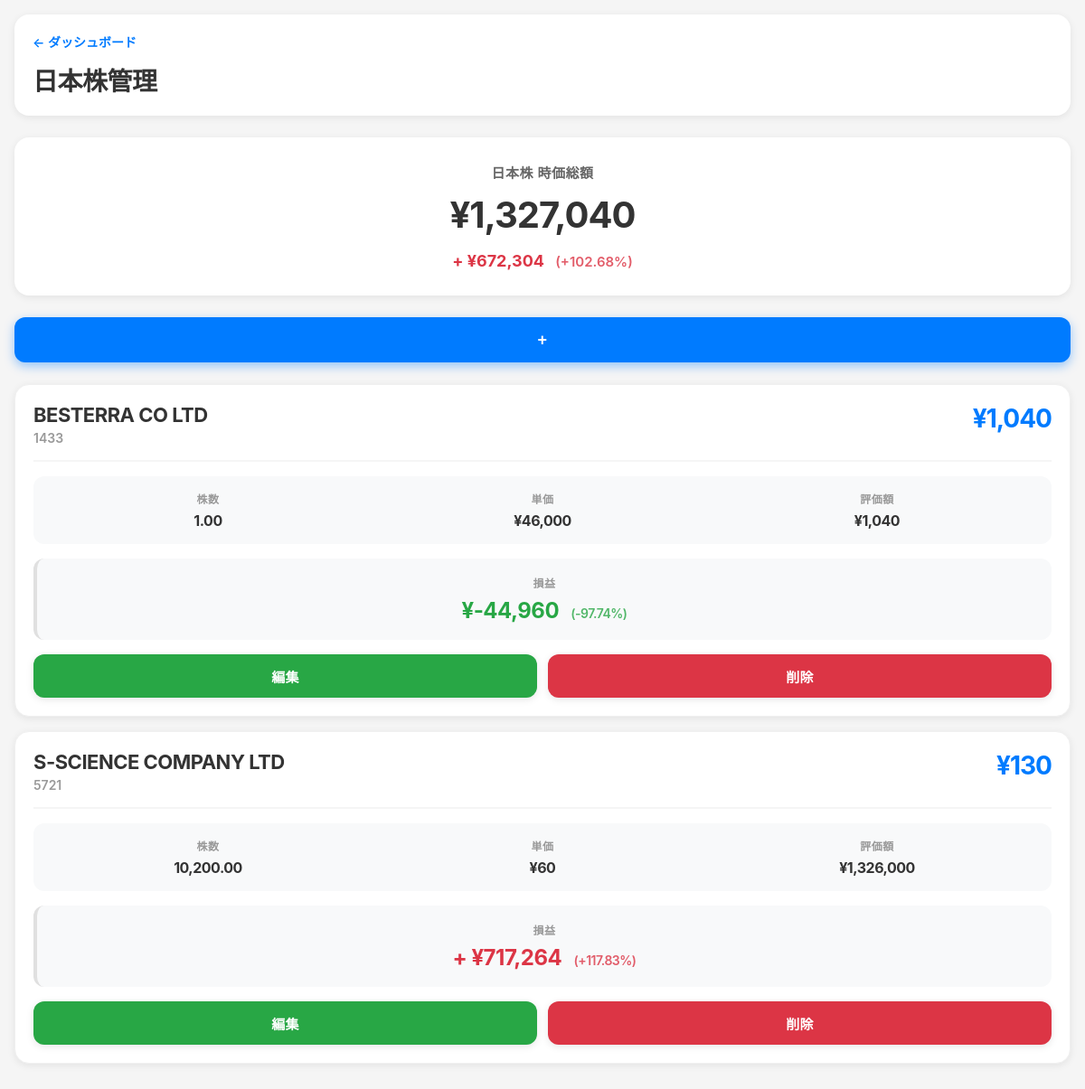
Screenshot of /assets/jp_stock (signed in) with the database file from the repository.
### tables this page shows
CREATE TABLE assets (
        id INTEGER PRIMARY KEY AUTOINCREMENT,
        user_id INTEGER,
        asset_type TEXT NOT NULL,
        symbol TEXT NOT NULL,
        name TEXT,
        quantity REAL NOT NULL,
        price REAL DEFAULT 0,
        created_at TIMESTAMP DEFAULT CURRENT_TIMESTAMP, avg_price REAL DEFAULT 0, current_price REAL DEFAULT 0, total_cost REAL DEFAULT 0, acquisition_price REAL, avg_cost REAL DEFAULT 0,
        FOREIGN KEY (user_id) REFERENCES users (id)
    );

### routes/assets.py (the view)
@assets_bp.route('/assets/<asset_type>')
def manage_assets(asset_type):
    user = get_current_user()
    if not user:
        return redirect(url_for('auth.login'))
    with db_manager.get_db() as conn:
        c = conn.cursor()
        if use_postgres:
            c.execute('''SELECT * FROM assets WHERE user_id = %s AND asset_type = %s
                        ORDER BY symbol''', (user['id'], asset_type))
        else:
            c.execute('''SELECT * FROM assets WHERE user_id = ? AND asset_type = ?
                        ORDER BY symbol''', (user['id'], asset_type))
        assets = c.fetchall()
    info = ASSET_TYPE_INFO.get(asset_type, ASSET_TYPE_INFO['jp_stock'])
    return render_template(
        'manage_assets.html',
        assets=assets,
        asset_type=asset_type,
        info=info,
        crypto_symbols=CRYPTO_SYMBOLS,
        investment_trust_symbols=INVESTMENT_TRUST_SYMBOLS,
        insurance_types=INSURANCE_TYPES
    )

### models/database.py (called while the page is built)
    @contextmanager
    def get_db(self):
        if self.use_postgres:
            if self.pool:
                conn = self.pool.getconn()
                try:
                    conn.set_session(autocommit=False)
                    yield conn
                finally:
                    self.pool.putconn(conn)
            else:
                raise RuntimeError("Database pool not initialized")
        else:
            conn = sqlite3.connect('portfolio.db')
            conn.row_factory = sqlite3.Row
            try:
                yield conn
            finally:
                conn.close()

### routes/assets.py (called while the page is built)
def get_current_user():
    if 'user_id' not in session:
        return None
    with db_manager.get_db() as conn:
        c = conn.cursor()
        if use_postgres:
            c.execute('SELECT * FROM users WHERE id = %s', (session['user_id'],))
        else:
            c.execute('SELECT * FROM users WHERE id = ?', (session['user_id'],))
        user = c.fetchone()
        return user

### templates/manage_assets.html (shortened to what this page needs)
{% extends "base.html" %}
{% block content %}
<div class="header">
    <a href="{{ url_for('dashboard.dashboard') }}" class="back-link">← ダッシュボード</a>
    <h1>{{ info.title }}管理</h1>
</div>
{% if assets %}
    {% set total_value = namespace(amount=0) %}
    {% set total_cost = namespace(amount=0) %}
    {% for asset in assets %}
        {% if asset_type == 'investment_trust' %}
            {% set total_value.amount = total_value.amount + (asset['quantity'] * asset['price'] / 10000) %}
            {% set total_cost.amount = total_cost.amount + (asset['quantity'] * asset['avg_cost'] / 10000) %}
        {% elif asset_type == 'insurance' %}
            {% set total_value.amount = total_value.amount + asset['price'] %}
            {% set total_cost.amount = total_cost.amount + asset['avg_cost'] %}
        {% elif asset_type != 'cash' %}
            {% set total_value.amount = total_value.amount + (asset['quantity'] * asset['price']) %}
            {% set total_cost.amount = total_cost.amount + (asset['quantity'] * asset['avg_cost']) %}
        {% else %}
            {% set total_value.amount = total_value.amount + asset['quantity'] %}
        {% endif %}
    {% endfor %}
    {% set total_profit = total_value.amount - total_cost.amount %}
    {% set total_profit_rate = (total_profit / total_cost.amount * 100) if total_cost.amount > 0 else 0 %}
    <div class="summary-card">
        <div class="summary-title">{{ info.title }} 時価総額</div>
        <div class="summary-value">
            {% if asset_type == 'us_stock' %}
                ${{ "{:,.2f}".format(total_value.amount) }}
            {% else %}
                ¥{{ "{:,.0f}".format(total_value.amount) }}
            {% endif %}
        </div>
        {% if asset_type != 'cash' %}
        <div class="summary-profit {% if total_profit >= 0 %}profit-red{% else %}profit-green{% endif %}">
            {% if total_profit >= 0 %}+{% endif %}
            {% if asset_type == 'us_stock' %}
                ${{ "{:,.2f}".format(total_profit) }}
            {% else %}
                ¥{{ "{:,.0f}".format(total_profit) }}
            {% endif %}
            <span class="summary-profit-percentage">({% if total_profit >= 0 %}+{% endif %}{{ "{:.2f}".format(total_profit_rate) }}%)</span>
        </div>
        {% endif %}
    </div>
{% endif %}
<button class="add-button" onclick="showAddForm()">+</button>
{% if assets %}
    {% for asset in assets %}
    <div class="stock-card" data-edit-url="{{ url_for('assets.edit_asset', asset_id=asset['id']) }}">
        {% if asset_type == 'jp_stock' %}
            <div class="stock-header">
                <div>
                    <div class="stock-symbol">{{ asset['name'] or asset['symbol'] }}</div>
                    <div class="stock-name">{{ asset['symbol'] }}</div>
                </div>
                <div>
                    <div class="stock-price">
                        ¥{{ "{:,.0f}".format(asset['price']) }}
                    </div>
                </div>
            </div>
        {% endif %}
        {% if asset_type == 'insurance' %}
             <div class="stock-details">
                <div class="detail-item">
                    <span class="detail-label">保険金額</span>
                    <span class="detail-value">¥{{ "{:,.0f}".format(asset.quantity) }}</span>
                </div>
                <div class="detail-item">
                    <span class="detail-label">支払済</span>
                    <span class="detail-value">¥{{ "{:,.0f}".format(asset.avg_cost) }}</span>
                </div>
                 <div class="detail-item">
                    <span class="detail-label">評価額</span>
                    <span class="detail-value">¥{{ "{:,.0f}".format(asset.price) }}</span>
                </div>
            </div>
        {% else %}
            <div class="stock-details">
                <div class="detail-item">
                    <span class="detail-label">{{ info.quantity_label }}</span>
                    <span class="detail-value">{{ "{:,.2f}".format(asset['quantity']) }}</span>
                </div>
                {% if asset_type not in ['cash'] %}
                <div class="detail-item">
                    <span class="detail-label">単価</span>
                    <span class="detail-value">
                        {% if asset_type == 'us_stock' %}
                            ${{ "{:,.2f}".format(asset['avg_cost']) }}
                        {% else %}
                            ¥{{ "{:,.0f}".format(asset['avg_cost']) }}
                        {% endif %}
                    </span>
                </div>
                <div class="detail-item">
                    <span class="detail-label">評価額</span>
                    <span class="detail-value">
                        {% if asset_type == 'us_stock' %}
                            ${{ "{:,.2f}".format(asset['quantity'] * asset['price']) }}
                        {% elif asset_type == 'investment_trust' %}
                            ¥{{ "{:,.0f}".format((asset['quantity'] * asset['price']) / 10000) }}
                        {% else %}
                            ¥{{ "{:,.0f}".format(asset['quantity'] * asset['price']) }}
                        {% endif %}
                    </span>
                </div>
                {% endif %}
            </div>
        {% endif %}
        {% if asset_type == 'insurance' %}
            {% set profit = asset.price - asset.avg_cost %}
            {% set profit_rate = (profit / asset.avg_cost * 100) if asset.avg_cost > 0 else 0 %}
            <div class="stock-profit-box">
                <div class="stock-profit-label">損益</div>
                <div class="stock-profit-value {% if profit >= 0 %}profit-red{% else %}profit-green{% endif %}">
                    {% if profit >= 0 %}+{% endif %}¥{{ "{:,.0f}".format(profit) }}
                    <span class="stock-profit-percentage">({% if profit >= 0 %}+{% endif %}{{ "{:.2f}".format(profit_rate) }}%)</span>
                </div>
            </div>
        {% elif asset_type not in ['cash'] %}
            {% if asset_type == 'investment_trust' %}
                {% set current_value = (asset['quantity'] * asset['price']) / 10000 %}
                {% set cost_value = (asset['quantity'] * asset['avg_cost']) / 10000 %}
            {% else %}
                {% set current_value = asset['quantity'] * asset['price'] %}
                {% set cost_value = asset['quantity'] * asset['avg_cost'] %}
            {% endif %}
            {% set profit = current_value - cost_value %}
            {% set profit_rate = (profit / cost_value * 100) if cost_value > 0 else 0 %}
            <div class="stock-profit-box">
                <div class="stock-profit-label">損益</div>
                <div class="stock-profit-value {% if profit >= 0 %}profit-red{% else %}profit-green{% endif %}">
                    {% if profit >= 0 %}+{% endif %}
                    {% if asset_type == 'us_stock' %}
                        ${{ "{:,.2f}".format(profit) }}
                    {% else %}
                        ¥{{ "{:,.0f}".format(profit) }}
                    {% endif %}
                    <span class="stock-profit-percentage">({% if profit >= 0 %}+{% endif %}{{ "{:.2f}".format(profit_rate) }}%)</span>
                </div>
            </div>
        {% endif %}
        <div class="stock-actions" onclick="event.stopPropagation()">
            <a href="{{ url_for('assets.edit_asset', asset_id=asset['id']) }}" class="edit-btn">編集</a>
            <form method="post" action="{{ url_for('assets.delete_asset') }}" style="flex: 1; margin: 0; display: flex;">
                <button type="submit" class="delete-btn" onclick="return confirm('削除しますか?')" style="width: 100%;">削除</button>
            </form>
        </div>
    </div>
    {% endfor %}
{% else %}
<div class="empty-state">
    <div class="empty-state-icon">📊</div>
    <p>まだ{{ info.title }}が登録されていません。<br>下の「+」ボタンから追加してください。</p>
</div>
{% endif %}
{% endblock %}

### templates/base.html (style rules this page uses)
* { box-sizing: border-box; }
body { font-family: -apple-system, BlinkMacSystemFont, "Segoe UI", Roboto, "Hiragino Sans", sans-serif; margin: 0; padding: 0; background: #f5f5f5; color: #333; }

### templates/manage_assets.html (style rules this page uses)
.header { background: white; padding: 20px; border-radius: 16px; margin-bottom: 24px; box-shadow: 0 2px 8px rgba(0,0,0,0.08); }
.back-link { color: #007bff; text-decoration: none; font-size: 14px; display: inline-block; margin-bottom: 12px; font-weight: 600; transition: all 0.2s ease; }
.header h1 { font-size: 28px; margin: 0; color: #333; font-weight: 700; letter-spacing: -0.5px; }
.summary-card { background: white; border-radius: 16px; padding: 28px; margin-bottom: 24px; text-align: center; box-shadow: 0 2px 8px rgba(0,0,0,0.08); }
.summary-title { font-size: 15px; color: #666; margin-bottom: 12px; font-weight: 600; letter-spacing: 0.5px; }
.summary-value { font-size: 40px; font-weight: 700; color: #333; margin-bottom: 16px; letter-spacing: -1px; }
.summary-profit { font-size: 18px; font-weight: 700; }
.summary-profit-percentage { font-size: 15px; opacity: 0.8; margin-left: 8px; font-weight: 600; }
.profit-red { color: #dc3545; }
.profit-green { color: #28a745; }
.add-button { position: fixed; bottom: 24px; right: 24px; width: 60px; height: 60px; border-radius: 50%; background: #007bff; color: white; border: none; font-size: 36px; cursor: pointer; box-shadow: 0 4px 12px rgba(0,123,255,0.4); z-index: 1000; display: flex; align-items: center; justify-content: center; line-height: 1; transition: all 0.2s ease; font-weight: 700; }
.stock-card { background: white; border-radius: 16px; padding: 20px; margin-bottom: 16px; box-shadow: 0 2px 8px rgba(0,0,0,0.08); cursor: pointer; transition: all 0.2s ease; border: 1px solid #f0f0f0; }
.stock-header { display: flex; justify-content: space-between; align-items: flex-start; margin-bottom: 16px; padding-bottom: 16px; border-bottom: 2px solid #f5f5f5; }
.stock-symbol { font-size: 22px; font-weight: 700; color: #333; letter-spacing: -0.5px; }
.stock-name { font-size: 14px; color: #999; margin-top: 4px; font-weight: 600; }
.stock-price { font-size: 28px; font-weight: 700; color: #007bff; text-align: right; letter-spacing: -1px; }
.stock-details { display: grid; grid-template-columns: repeat(3, 1fr); gap: 16px; margin: 16px 0; background: #f8f9fa; padding: 16px; border-radius: 12px; }
.detail-item { display: flex; flex-direction: column; text-align: center; }
.detail-label { color: #999; font-size: 12px; margin-bottom: 6px; font-weight: 700; text-transform: uppercase; letter-spacing: 0.5px; }
.detail-value { font-weight: 700; color: #333; font-size: 16px; letter-spacing: -0.5px; }
.stock-profit-box { background: #f8f9fa; padding: 18px; border-radius: 12px; margin: 16px 0; text-align: center; border-left: 4px solid #e0e0e0; }
.stock-profit-label { font-size: 12px; color: #999; margin-bottom: 8px; font-weight: 700; text-transform: uppercase; letter-spacing: 0.5px; }
.stock-profit-value { font-size: 24px; font-weight: 700; letter-spacing: -0.5px; }
.stock-profit-percentage { font-size: 14px; opacity: 0.8; margin-left: 8px; font-weight: 600; }
.stock-profit-box .profit-red { color: #dc3545; }
.stock-profit-box .profit-green { color: #28a745; }
.stock-actions { display: grid; grid-template-columns: 1fr 1fr; gap: 12px; margin-top: 16px; padding-top: 0; border-top: none; }
.edit-btn, .delete-btn { padding: 14px 16px; height: 48px; border-radius: 12px; text-align: center; text-decoration: none; font-size: 15px; border: none; cursor: pointer; font-weight: 700; transition: all 0.2s ease; display: flex; align-items: center; justify-content: center; letter-spacing: 0.3px; box-shadow: 0 2px 8px rgba(0,0,0,0.1); }
.edit-btn { background: #28a745; color: white; }
.delete-btn { background: #dc3545; color: white; }
@media (min-width: 768px) { .add-button { position: static; width: 100%; height: auto; border-radius: 12px; padding: 16px 32px; font-size: 18px; margin-bottom: 24px; letter-spacing: 0.5px; } }

### rows the page displays
assets: name "BESTERRA CO LTD", symbol "1433", price "1,040", quantity_label "株数", quantity "1.00", avg_cost "46,000", asset['quantity']*asset['price'] "1,040", profit "-44,960", profit_rate "-97.74"
assets: name "S-SCIENCE COMPANY LTD", symbol "5721", price "130", quantity_label "株数", quantity "10,200.00", avg_cost "60", asset['quantity']*asset['price'] "1,326,000", profit "717,264", profit_rate "117.83"

### other values shown
{{ info.title }} "日本株"
{{ "{:,.0f}".format(total_value.amount) }} "1,327,040"
{{ "{:,.0f}".format(total_profit) }} "672,304"
{{ "{:.2f}".format(total_profit_rate) }} "102.68"
